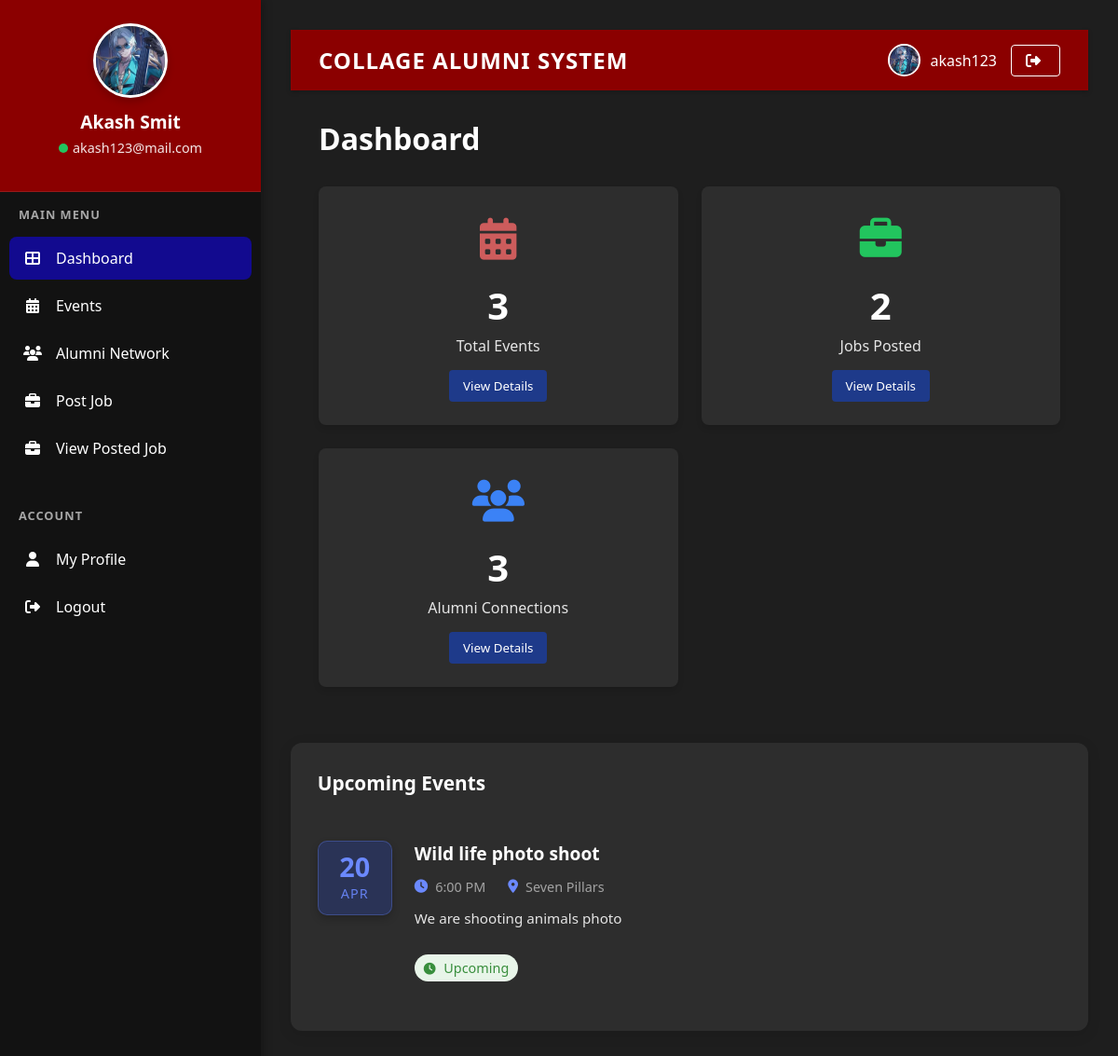
/dashboard/ (signed in), run on the app's committed database.
### ru/models.py (models this page shows, shortened)
class CustomUser(AbstractUser):
    age = models.PositiveIntegerField(null=True)
    c_id = models.CharField(max_length=20)
    batchno = models.CharField(max_length=20)
    c_name = models.CharField(max_length=100)
    gender = models.CharField(max_length=20, blank=True)
    profile_img = models.ImageField(upload_to='profile_images/', default="default_pf.png")
    Phone_no = models.IntegerField(null=True, blank=True)
    location = models.TextField(default='', blank=True)
    bio = models.TextField(default='', blank=True)  # or some other appropriate default
    subject = models.CharField(max_length=100, default='', blank=True)
    social_links = models.JSONField(default=dict, blank=True, null=False)  # Store social links as JSON
    is_verified = models.BooleanField(default=False)  # New field to track verification status

class RavenshawEvent(models.Model):
    STATUS_CHOICES = (
        ('upcoming', 'Upcoming'),
        ('ongoing', 'Ongoing'),
        ('completed', 'Completed'),
        ('cancelled', 'Cancelled'),
    )
    event_name = models.CharField(max_length=200)
    event_date = models.DateTimeField()
    event_location = models.CharField(max_length=200)
    event_description = models.TextField()
    status = models.CharField(max_length=20, choices=STATUS_CHOICES, default='upcoming')
    created_at = models.DateTimeField(auto_now_add=True)
    updated_at = models.DateTimeField(auto_now=True)  # Tracks when the event was last modified
    event_img = models.ImageField(upload_to='event_images/', default="#")
    class Meta:
        ordering = ['-event_date']
        verbose_name = 'Ravenshaw Event'
        verbose_name_plural = 'Ravenshaw Events'

### ru/views.py (the view)
# urls.py: path('dashboard/', views.dashboard, name='dashboard'),
@login_required(login_url='login')
def dashboard(request):
    upcoming_events = RavenshawEvent.objects.filter(status='upcoming').order_by('event_date')
    total_events = RavenshawEvent.objects.count()
    total_users = CustomUser.objects.filter(is_superuser=False).count()
    total_jobs = JobPost.objects.count()
    context = {
        'user': request.user,
        'upcoming_events': upcoming_events,
        'total_events': total_events,
        'total_users': total_users,
        'total_jobs': total_jobs,
    }
    return render(request, 'pf-dashboard.html', context)

### templates/pf-dashboard.html (shortened to what this page needs)
{% load static %}
<!DOCTYPE html>
<html lang="en">
<head>
    <link rel="stylesheet" href="{% static 'pf-dashboard.css' %}">
    <link rel="stylesheet" href="https://cdnjs.cloudflare.com/ajax/libs/font-awesome/6.5.1/css/all.min.css">
</head>
<body>
    <div class="sidebar">
        <div class="profile-section">
            <div class="profile-pic">
                <img src="{{ user.profile_img.url }}" alt="Profile Avatar" class="avatar">
            </div>
            {% if user.is_authenticated %}
                <h3 class="user-name">{{ user.first_name }} {{ user.last_name }}</h3>
                <p class="user-email"><span class="status-indicator"></span>{{ user.email }}</p>
            {% else %}
                <h3 class="user-name">Emilie S.</h3>
                <p class="user-email"><span class="status-indicator"></span>semilie123@gmail.com</p>
            {% endif %}
        </div>
        <div class="menu-section">
            <h3>Main Menu</h3>
            <ul class="menu-items">
                <li class="menu-item active">
                    <i class="fas fa-th-large"></i>
                    <a href="{% url 'dashboard' %}" class="menu_change">Dashboard</a>
                </li>
                <li class="menu-item">
                    <i class="fas fa-calendar-alt"></i>
                    <a href="{% url 'dashboard-events' %}">Events</a>
                </li>
                <li class="menu-item">
                    <i class="fas fa-users"></i>
                    <a href="{% url 'dashboard-network' %}">Alumni Network</a>
                </li>
                <li class="menu-item">
                    <i class="fas fa-briefcase"></i>
                    <a href="{% url 'job-post-create' %}">Post Job</a>
                </li>
                <li class="menu-item">
                    <i class="fas fa-briefcase"></i>
                    <a href="{% url 'dashboard-jobs' %}">View Posted Job</a>
                </li>
            </ul>
        </div>
        <div class="menu-section">
            <h3>ACCOUNT</h3>
            <ul class="menu-items">
                <li class="menu-item">
                    <i class="fas fa-user"></i>
                    <a href="{% url 'dashboard-profile' %}">My Profile</a>
                </li>
                <li class="menu-item">
                    <i class="fas fa-sign-out-alt"></i>
                    <a href="{% url 'logout' %}">Logout</a>
                </li>
            </ul>
        </div>
    </div>
     <div class="main-content">
        <div class="top-bar">
            <h1 class="logo">COLLAGE ALUMNI SYSTEM</h1>
            <div class="top-bar-action">
                <div class="user-profile-mini">
                    <img src="{{ user.profile_img.url }}" alt="User Avatar" class="user-avatar-mini">
                    <span>{{ user.username }}</span>
                </div>
                <a href="{% url 'logout' %}" class="logout-btn">
                    <i class="fas fa-sign-out-alt logout-icon"></i>
                </a>
            </div>
        </div>
        <div class="dashboard-content">
            <h2 class="page-title">Dashboard</h2>
            <div class="stats-grid">
                <div class="stat-card">
                    <div class="stat1 ">
                        <i class="fas fa-calendar-alt"></i>
                    </div>
                    <div class="stat-value">{{ total_events }}</div>
                    <div class="stat-label">Total Events</div>
                    <button class="stat-btn">
                        <a href="{% url 'dashboard-events' %}">View Details</a>
                    </button>
                </div>
                <div class="stat-card">
                    <div class="stat2 ">
                        <i class="fas fa-briefcase"></i>
                    </div>
                    <div class="stat-value">{{ total_jobs }}</div>
                    <div class="stat-label">Jobs Posted</div>
                    <button class="stat-btn">
                        <a href="{% url 'dashboard-jobs' %}">View Details</a>
                    </button>
                </div>
                <div class="stat-card">
                    <div class="stat3 ">
                        <i class="fas fa-users"></i>
                    </div>
                    <div class="stat-value">{{ total_users }}</div>
                    <div class="stat-label">Alumni Connections</div>
                    <button class="stat-btn">
                        <a href="{% url 'dashboard-network' %}">View Details</a>
                    </button>
                </div>
            </div>
        </div>
        <div>
            <link rel="stylesheet" href="{% static 'dashboard-events.css' %}">
        <div class="recent-section">
            <div class="section-header">
                <h2 class="section-title">Upcoming Events</h2>
            </div>
            <ul class="event-list-full">
                {% for event in upcoming_events %}
                <li class="event-item-full">
                    <div class="event-date">
                        <div class="date-day">{{ event.event_date|date:"d" }}</div>
                        <div class="date-month">{{ event.event_date|date:"M" }}</div>
                    </div>
                    <div class="event-details">
                        <div class="event-title">{{ event.event_name }}</div>
                        <div class="event-info">
                            <span class="event-time"><i class="fas fa-clock"></i> {{ event.event_date|date:"g:i A" }}</span>
                            <span class="event-location"><i class="fas fa-map-marker-alt"></i> {{ event.event_location }}</span>
                        </div>
                        <div class="event-description">
                            {{ event.event_description }}
                        </div>
                        <div class="event-status upcoming">
                            <span><i class="fas fa-clock"></i> Upcoming</span>
                        </div>
                    </div>
                </li>
                {% endfor %}
            </ul>
        </div>
        </div>
     </div>
</body>
</html>

### static/pf-dashboard.css (style rules this page uses)
:root { --primary: #120a8f; --secondary: #6c757d; --success: #28a745; --background: #f8f9fa; --text-dark: #343a40; --text-light: #6c757d; --sidebar-bg: #ffffff; --card-bg: #ffffff; --border-color: #e9ecef; --events-color: #4a6cfa; --jobs-color: #28a745; --connections-color: #ffc107; --messages-color: #dc3545; --green-grass: #22c55e; --dark-red: #8B0000; --medium-red: #a52a2a; --light-red: #cd5c5c; --blue: #1e3a8a; --light-blue: #3b82f6; --green: #166534; --dark: #121212; --dark-gray: #1e1e1e; --medium-gray: #2d2d2d; --light-gray: #e5e5e5; --white: #ffffff; }
* { margin: 0; padding: 0; box-sizing: border-box; font-family: 'Segoe UI', Tahoma, Geneva, Verdana, sans-serif; }
body { background-color: var(--dark-gray); color: var(--white); height: 100vh; display: flex; }
.sidebar { background-color: var(--dark); width: 280px; height: 100%; box-shadow: 2px 0 5px rgba(0, 0, 0, 0.2); overflow-y: auto; position: fixed; transition: all 0.3s ease; }
.profile-section { background-color: var(--dark-red); padding: 20px; text-align: center; border-bottom: 1px solid rgba(255, 255, 255, 0.1); }
.profile-pic { width: 80px; height: 80px; border-radius: 50%; margin: 0 auto 10px; background-color: var(--medium-gray); border: 3px solid var(--white); overflow: hidden; display: flex; align-items: center; justify-content: center; }
.avatar { width: 100%; height: auto; }
.user-name { font-size: 1.2rem; font-weight: 600; margin-bottom: 5px; }
.user-email { font-size: 0.9rem; color: rgba(255, 255, 255, 0.8); margin-bottom: 15px; }
.status-indicator { display: inline-block; width: 10px; height: 10px; background-color: var(--green-grass); border-radius: 50%; margin-right: 5px; }
.menu-section h3 { padding: 15px 20px; text-transform: uppercase; font-size: 0.8rem; letter-spacing: 1px; color: var(--light-gray); opacity: 0.7; }
.menu-section { margin-bottom: 25px; }
.menu-items { list-style: none; }
.menu-item { padding: 12px 15px; border-radius: 8px; margin: 0 10px 5px 10px; cursor: pointer; display: flex; align-items: center; transition: all 0.2s ease; }
.menu-item i { margin-right: 15px; width: 20px; text-align: center; }
a { text-decoration: none; color: var(--white); }
.menu-item.active { background-color: var(--primary); }
.menu-item.active a { color: var(--white); }
.main-content { margin-left: 280px; flex: 1; padding: 0; overflow-y: auto; }
.top-bar { background-color: var(--dark-red); padding: 15px 30px; display: flex; justify-content: space-between; align-items: center; box-shadow:0 2px 5px rgba(0, 0, 0, 0.2) ; }
.logo { font-size: 1.5rem; font-weight: 700; letter-spacing: 1px; }
.top-bar-action { display: flex; align-items: center; }
.user-profile-mini { display: flex; align-items: center; padding: 0 15px; cursor: pointer; position: relative; }
.user-avatar-mini { width: 35px; height: 35px; border-radius: 50%; margin-right: 10px; border: 2px solid var(--white); }
.logout-btn { background-color: transparent; color: var(--white); border: 1px solid var(--white); padding: 8px 15px; border-radius: 4px; display: flex; align-self: center; transition: all 0.3s ease; }
.logout-icon { margin-right: 5px; }
.dashboard-content { padding: 30px; }
.page-title { font-size: 1.8rem; margin-bottom: 30px; font-weight: 600; }
.stats-grid { display: grid; grid-template-columns:repeat(auto-fit, minmax(300px, 1fr)) ; gap: 25px; margin-bottom: 30px; }
.stat-card { background-color: var(--medium-gray); border-radius: 8px; padding: 25px; box-shadow:0 4px 6px rgba(0, 0, 0, 0.1) ; transition: transform 0.3s ease; display: flex; flex-direction: column; align-items: center; justify-content: center; text-align: center; }
.stat1 { width: 60px; height: 60px; margin-bottom: 15px; font-size: 15px; color: var(--light-red); font-size: 45px; }
.stat2 { width: 60px; height: 60px; margin-bottom: 15px; font-size: 15px; color: var(--green-grass); font-size: 45px; }
.stat3 { width: 60px; height: 60px; margin-bottom: 15px; font-size: 15px; color: var(--light-blue); font-size: 45px; }
.stat-value { font-size: 2.5rem; font-weight: 700; margin-bottom: 5px; }
.stat-label { color: var(--light-gray); font-size: 1rem; margin-bottom: 15px; }
.stat-btn { background-color: var(--blue); color: var(--white); border: none; padding: 8px 15px; border-radius: 4px; cursor: pointer; transition: all 0.3s ease; }

### data on the page
CustomUser: profile_img (picture), first_name "Akash", last_name "Smit", email "akash123@mail.com", username "akash123"
RavenshawEvent: event_date "20", event_date "APR", event_name "Wild life photo shoot", event_date "6:00 PM", event_location "Seven Pillars", event_description "We are shooting animals photo"

### other printed values
{{ total_events }} "3"
{{ total_jobs }} "2"
{{ total_users }} "3"
